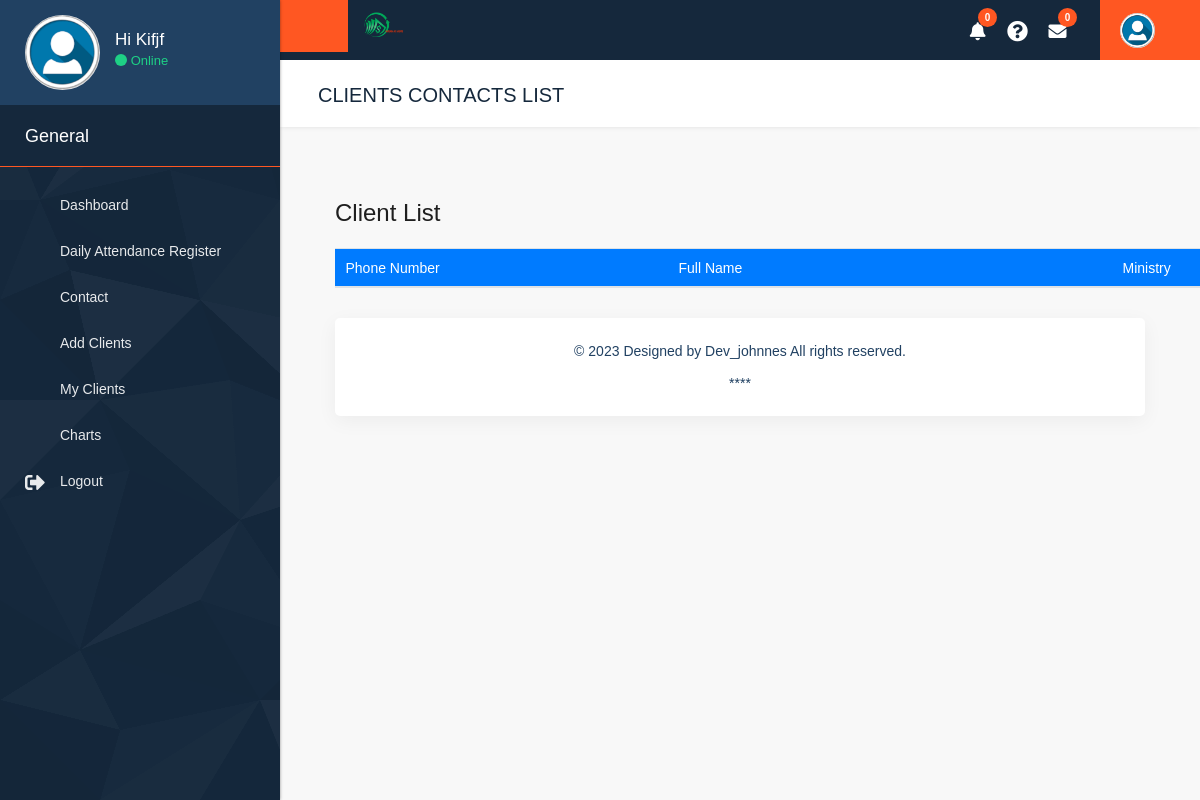
The app's page /contacts/ (signed in), older data.
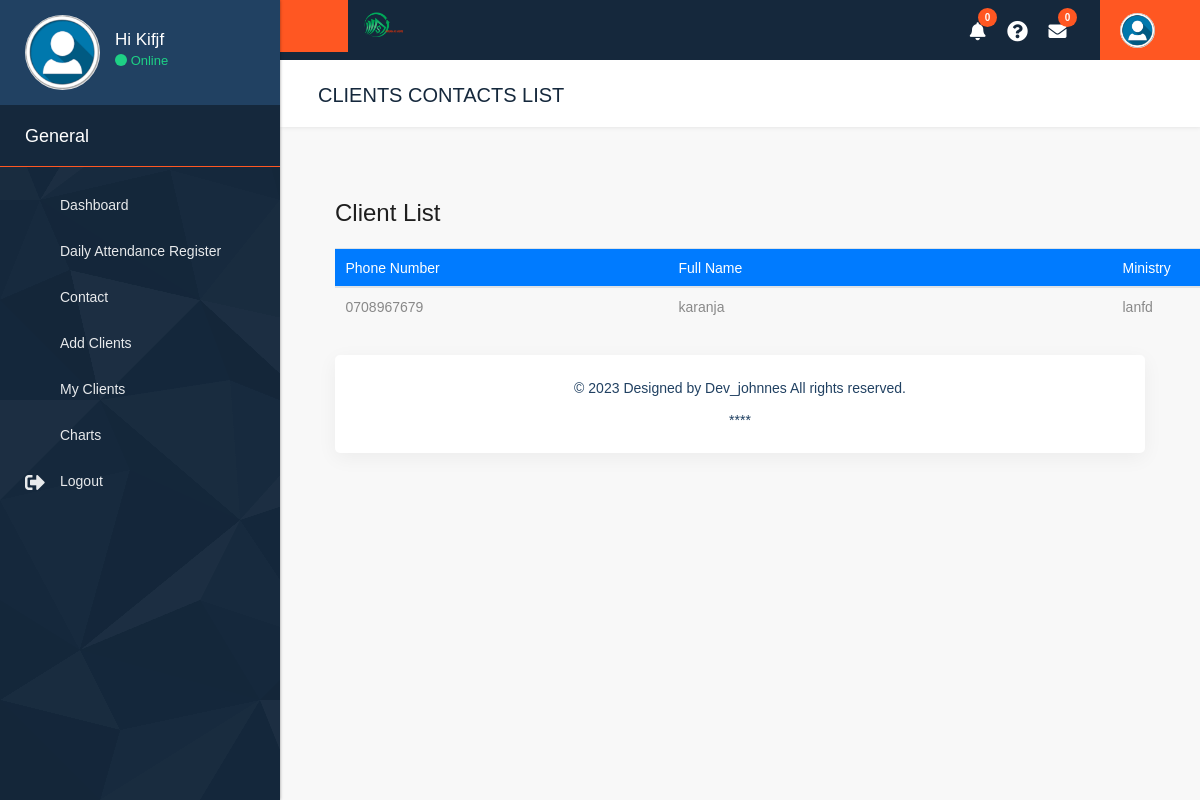
The same page, newer data.
### accounts/models.py (models this page shows, shortened)
class Client(models.Model):
    user = models.ForeignKey(User, on_delete=models.CASCADE, blank=True, null=True)
    client_fullname = models.CharField(max_length=255)
    id_number = models.CharField(
                max_length=8,  # Allow up to 8 characters
                unique=True,
                validators=[
                    RegexValidator(
                        regex=r'^[0-9]{7,8}$',  # Only digits, 7 to 8 characters
                        message='ID number must be 7 to 8 digits long.',
                    ),
                ]
            )
    phone_number = models.CharField(
                max_length=12,  # Allow up to 12 characters
                validators=[
                    RegexValidator(
                        regex=r'^[0-9]{10,12}$',  # Only digits, 10 to 12 characters
                        message='Phone number must be 10 to 12 digits long.',
                    ),
                ]
            )
    ministry = models.CharField(max_length=255)
    TYPE_CHOICES = (
        ('prospects', 'Prospects'),
        ('lead', 'Lead'),
        ('conversion', 'Conversion'),
    )
    type = models.CharField(max_length=20, choices=TYPE_CHOICES)
    pf_number = models.CharField(max_length=255, blank=True, null=True)
    amount = models.DecimalField(max_digits=10, decimal_places=2, blank=True, null=True)
    comment = models.TextField(blank=True, null=True)
    pf_number_conversion = models.CharField(max_length=255, blank=True, null=True)
    password = models.CharField(max_length=255, blank=True, null=True)
    amount_applied = models.DecimalField(max_digits=10, decimal_places=2, blank=True, null=True)
    date_field = models.DateField(blank=True, null=True)
    comment_conversion = models.TextField(blank=True, null=True)
    TYPE_LOAN_CHOICES = (
        ('refinance', 'Refinance'),
        ('topup', 'Top-Up'),
        ('buyoff', 'Buy-Off'),
    )
    type_loan_qualify = models.CharField(max_length=20, choices=TYPE_LOAN_CHOICES, blank=True, null=True)

### accounts/views.py (the view)
# urls.py: path('contacts/', views.client_list, name='contacts_list'),
@login_required
def client_list(request):
    clients = Client.objects.filter(user=request.user)
    client_data = clients.values('phone_number', 'client_fullname', 'ministry')
    return render(request, 'member/contacts.html', {'client_data': client_data})

### accounts/templates/member/contacts.html (shortened to what this page needs)
{% extends 'member/base.html' %}
{% load static %}
{% block page_title %} CLIENTS CONTACTS LIST {% endblock %}
{% block content %}
    <div class="container mt-5">
        <h1 class="mb-4">Client List</h1>
        <table class="table">
            <thead class="bg-primary text-white">
                <tr>
                    <th style="width: 30%;">Phone Number</th>
                    <th style="width: 40%;">Full Name</th>
                    <th style="width: 30%;">Ministry</th>
                </tr>
            </thead>
            <tbody>
                {% for client in client_data %}
                    <tr>
                        <td>
                            {{ client.phone_number }}
                        </td>
                        <td>{{ client.client_fullname }}</td>
                        <td>{{ client.ministry }}</td>
                    </tr>
                {% endfor %}
            </tbody>
        </table>
    </div>
{% endblock %}

Row changes from the older to the newer data that the page shows:
added Client: phone_number "0708967679", client_fullname "karanja", ministry "lanfd"
